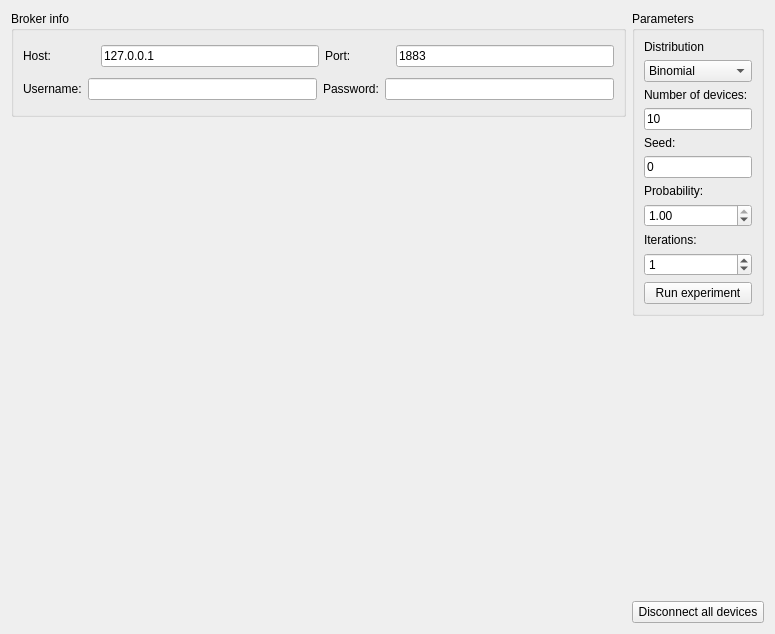
<?xml version="1.0" encoding="UTF-8"?>
<ui version="4.0">
 <class>ExperimentsUI</class>
 <widget class="QWidget" name="ExperimentsUI">
  <property name="geometry">
   <rect>
    <x>0</x>
    <y>0</y>
    <width>775</width>
    <height>634</height>
   </rect>
  </property>
  <property name="windowTitle">
   <string>Form</string>
  </property>
  <layout class="QVBoxLayout" name="verticalLayout">
   <item>
    <layout class="QHBoxLayout" name="horizontalLayout_4">
     <item>
      <layout class="QVBoxLayout" name="verticalLayout_2">
       <item>
        <widget class="QGroupBox" name="groupBox_2">
         <property name="title">
          <string>Broker info</string>
         </property>
         <layout class="QVBoxLayout" name="verticalLayout_5">
          <item>
           <layout class="QHBoxLayout" name="horizontalLayout_2">
            <item>
             <widget class="QLabel" name="label_host">
              <property name="sizePolicy">
               <sizepolicy hsizetype="Maximum" vsizetype="Preferred">
                <horstretch>0</horstretch>
                <verstretch>0</verstretch>
               </sizepolicy>
              </property>
              <property name="minimumSize">
               <size>
                <width>72</width>
                <height>0</height>
               </size>
              </property>
              <property name="text">
               <string>Host:</string>
              </property>
             </widget>
            </item>
            <item>
             <widget class="QLineEdit" name="lineEdit_host">
              <property name="text">
               <string>127.0.0.1</string>
              </property>
             </widget>
            </item>
            <item>
             <widget class="QLabel" name="label_port">
              <property name="enabled">
               <bool>true</bool>
              </property>
              <property name="minimumSize">
               <size>
                <width>65</width>
                <height>0</height>
               </size>
              </property>
              <property name="text">
               <string>Port:</string>
              </property>
              <property name="wordWrap">
               <bool>false</bool>
              </property>
             </widget>
            </item>
            <item>
             <widget class="QLineEdit" name="lineEdit_port">
              <property name="text">
               <string>1883</string>
              </property>
             </widget>
            </item>
           </layout>
          </item>
          <item>
           <layout class="QHBoxLayout" name="horizontalLayout_3">
            <item>
             <widget class="QLabel" name="label_username">
              <property name="text">
               <string>Username:</string>
              </property>
             </widget>
            </item>
            <item>
             <widget class="QLineEdit" name="lineEdit_username"/>
            </item>
            <item>
             <widget class="QLabel" name="label_password">
              <property name="text">
               <string>Password:</string>
              </property>
             </widget>
            </item>
            <item>
             <widget class="QLineEdit" name="lineEdit_password"/>
            </item>
           </layout>
          </item>
         </layout>
        </widget>
       </item>
       <item>
        <layout class="QHBoxLayout" name="horizontalLayout">
         <item>
          <widget class="QCustomPlot" name="widget_plot" native="true">
           <property name="sizePolicy">
            <sizepolicy hsizetype="Preferred" vsizetype="Minimum">
             <horstretch>0</horstretch>
             <verstretch>0</verstretch>
            </sizepolicy>
           </property>
           <property name="minimumSize">
            <size>
             <width>0</width>
             <height>500</height>
            </size>
           </property>
          </widget>
         </item>
        </layout>
       </item>
      </layout>
     </item>
     <item>
      <layout class="QVBoxLayout" name="verticalLayout_3">
       <item>
        <widget class="QGroupBox" name="groupBox">
         <property name="title">
          <string>Parameters</string>
         </property>
         <layout class="QVBoxLayout" name="verticalLayout_4">
          <item>
           <widget class="QLabel" name="label">
            <property name="text">
             <string>Distribution</string>
            </property>
           </widget>
          </item>
          <item>
           <widget class="QComboBox" name="comboBox_distribution">
            <item>
             <property name="text">
              <string>Binomial</string>
             </property>
            </item>
           </widget>
          </item>
          <item>
           <widget class="QLabel" name="label_ndevices">
            <property name="text">
             <string>Number of devices:</string>
            </property>
           </widget>
          </item>
          <item>
           <widget class="QLineEdit" name="lineEdit_ndevices">
            <property name="sizePolicy">
             <sizepolicy hsizetype="Maximum" vsizetype="Fixed">
              <horstretch>0</horstretch>
              <verstretch>0</verstretch>
             </sizepolicy>
            </property>
            <property name="text">
             <string>10</string>
            </property>
           </widget>
          </item>
          <item>
           <widget class="QLabel" name="label_4">
            <property name="text">
             <string>Seed:</string>
            </property>
           </widget>
          </item>
          <item>
           <widget class="QLineEdit" name="lineEdit_seed">
            <property name="sizePolicy">
             <sizepolicy hsizetype="Maximum" vsizetype="Fixed">
              <horstretch>0</horstretch>
              <verstretch>0</verstretch>
             </sizepolicy>
            </property>
            <property name="text">
             <string>0</string>
            </property>
           </widget>
          </item>
          <item>
           <widget class="QLabel" name="label_2">
            <property name="text">
             <string>Probability:</string>
            </property>
           </widget>
          </item>
          <item>
           <widget class="QDoubleSpinBox" name="prob_selector">
            <property name="maximum">
             <double>1.000000000000000</double>
            </property>
            <property name="singleStep">
             <double>0.100000000000000</double>
            </property>
            <property name="value">
             <double>1.000000000000000</double>
            </property>
           </widget>
          </item>
          <item>
           <widget class="QLabel" name="label_3">
            <property name="text">
             <string>Iterations:</string>
            </property>
           </widget>
          </item>
          <item>
           <widget class="QSpinBox" name="spinBox_iterations">
            <property name="value">
             <number>1</number>
            </property>
           </widget>
          </item>
          <item>
           <widget class="QPushButton" name="pushButton_runExperiment">
            <property name="text">
             <string>Run experiment</string>
            </property>
           </widget>
          </item>
         </layout>
        </widget>
       </item>
       <item>
        <spacer name="verticalSpacer_2">
         <property name="orientation">
          <enum>Qt::Vertical</enum>
         </property>
         <property name="sizeHint" stdset="0">
          <size>
           <width>20</width>
           <height>40</height>
          </size>
         </property>
        </spacer>
       </item>
       <item>
        <widget class="QPushButton" name="pushButton_2">
         <property name="enabled">
          <bool>true</bool>
         </property>
         <property name="text">
          <string>Disconnect all devices</string>
         </property>
        </widget>
       </item>
      </layout>
     </item>
    </layout>
   </item>
  </layout>
 </widget>
 <customwidgets>
  <customwidget>
   <class>QCustomPlot</class>
   <extends>QWidget</extends>
   <header>qcustomplot.h</header>
   <container>1</container>
  </customwidget>
 </customwidgets>
 <resources/>
 <connections/>
</ui>
